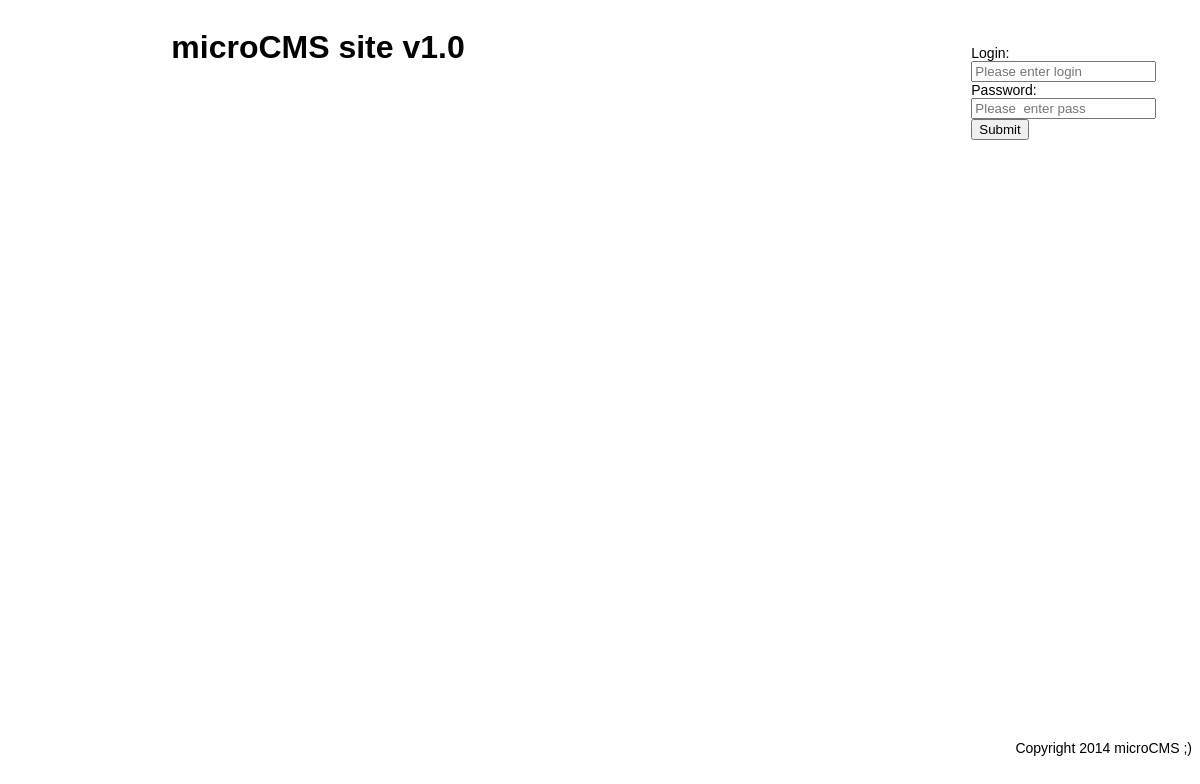
Before: / with the older database file.
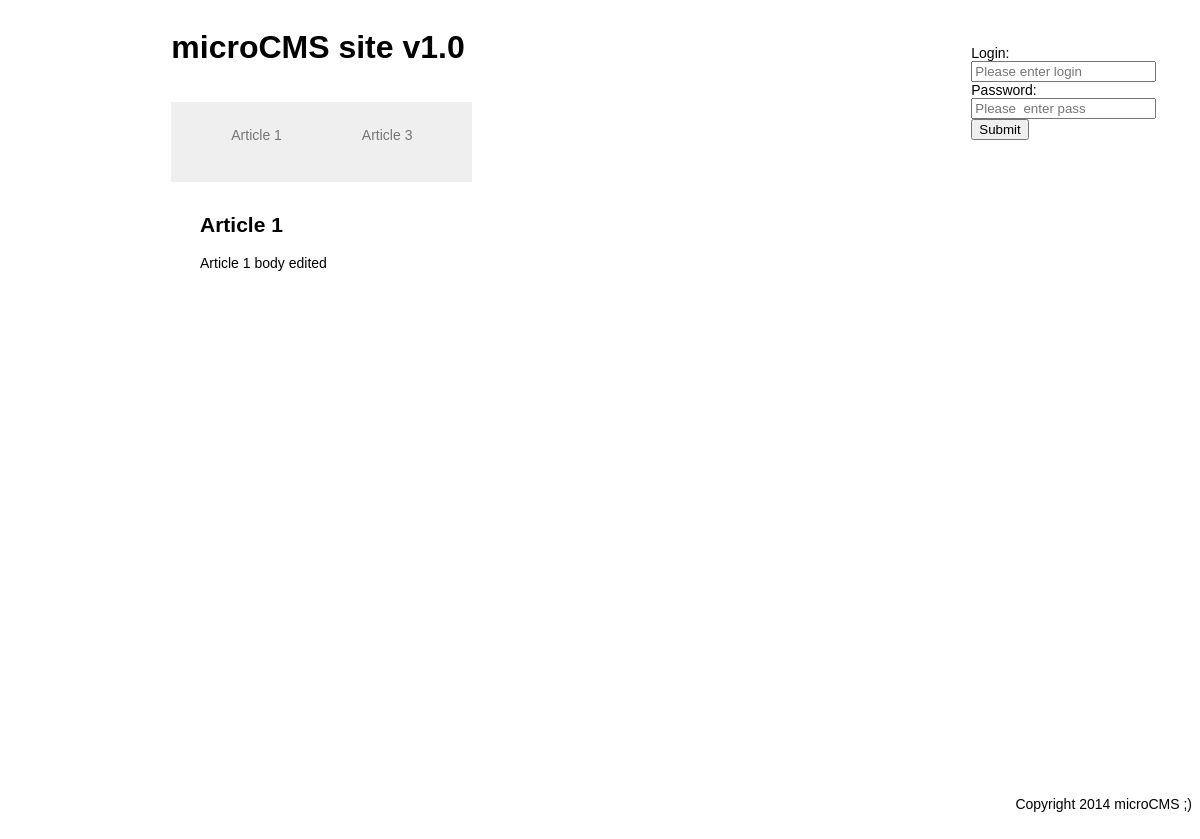
After: the same page with the newer database file.
### tables this page shows
CREATE TABLE `article` (
  `id` int(11) NOT NULL AUTO_INCREMENT,
  `title` varchar(100) NOT NULL,
  `body` text NOT NULL,
  `parent_id` int(11) DEFAULT NULL,
  `route` varchar(20) NOT NULL,
  `is_protected` tinyint(4) DEFAULT '0',
  PRIMARY KEY (`id`)
);

### lib/microCMS/View.php (called while the page is built, shortened)
<?php
class View {
    public $path = '';
    public $templateName = '';
    public function render($templateName = null){
        $path = $this->path . $this->templateName;
        if($templateName){
            $path = $this->path . $templateName;
        }
        include $path;
        return ob_get_clean();
    }
}

### public/index.php (called while the page is built, shortened)
<?php
require_once 'microCMS/Autoloader.php';
try{
    $app = new microCMS\App(APP_PATH , '/cfg/config.ini');
} catch (\microCMS\Exception $e) {
} catch(Exception $e){
}
$app->run();

### app/controllers/ArticleController.php (called while the page is built, shortened)
<?php
class ArticleController extends Controller {
    private $app;
    private $articleModel;
    function __construct($app){
        $this->app = $app;
        $this->app->view->templateName = 'article.phtml';
        $this->articleModel = new ArticleModel($this->app->db);
    }
    public function indexAction(){
        $route ='';
        $result = $this->articleModel->getArticlesByUser($this->app->user,$route);
        $tree = $result['tree'];
        $current = $result['curent'];
        if(empty($current)||$current==''){
            $current = $result['tree'][0];
        }
        $this->app->view->menuTree = $tree;
        $this->app->view->menu = $this->app->view->render('menu.phtml');
        $this->app->view->article_id = $current['id'];
        $this->app->view->title = $current['title'];
        $this->app->view->body = $current['body'];
        $this->app->view->return = $_SERVER['REQUEST_URI'];
    }
}

### lib/microCMS/Autoloader.php (called while the page is built, shortened)
<?php
class Autoloader
{
    public static function autoload($file)
    {
        $file = str_replace('\\', '/', $file);
        $path = get_include_path();
        $paths = explode(PATH_SEPARATOR,$path);
        foreach($paths as $path){
            $filepath =  $path .'/'. $file . '.php';
            if (file_exists($filepath))
            {
                return true;
            }
        }
    }
}

### app/models/ArticleModel.php (called while the page is built, shortened)
<?php
class ArticleModel extends  Db{
    private $db;
    private $table_name = 'article';
    public function __construct($db){
        $this->db = $db;
    }
    public function getArticlesByUser($user, $route){
        $curent = '';
        $where = "WHERE is_protected=0";
        $sql = sprintf("SELECT * from %s %s", $this->table_name, $where);
        $res = mysqli_query($this->db->link,$sql);
        $menu = array();
        while($row = mysqli_fetch_assoc($res)){
            $menu[]=$row;
        }
        return array('tree'=>$menu, 'curent'=>$curent);
    }
}

### lib/microCMS/Db.php (called while the page is built, shortened)
<?php
class Db {
    private $settings = array();
    public function __construct(array $settings){
        $this->settings = $settings;
    }
    public function getConnection(){
        $this->link = mysqli_connect(
            $this->settings['db_host'],
            $this->settings['db_user'],
            $this->settings['db_password'],
            $this->settings['db_name']
        );
    }
}

### app/views/menu.phtml (the view)
<?php
    function recurse($menuTree, $parent = 0, $route='/article/')
    {
        $ret = '<ul>';
        foreach($menuTree as $index => $article)
        {
            if($article['parent_id'] == $parent)
            {
                $route2 = $route .$article['route'].'/';
                $ret .= '<li><a href="'.$route2.'">' . $article['title'] . '</p></a>';
                $ret .= recurse($menuTree, $article['id'], $route2);
                $ret .= '</li>';
            }
        }
        return $ret . '</ul>';
    }
?>
<nav>
    <?php echo recurse($this->menuTree,0)?>
</nav>

### app/views/login.phtml
<form action="/user/login" method="post">
    <label>Login:</label><br/>
    <input name="login"  type="text" placeholder="Please enter login"/><br/>
    <label>Password:</label><br/>
    <input name="password" type="password" placeholder="Please  enter pass"/><br/>
    <input name="submit" type="submit" value="Submit">
</form>

### lib/microCMS/App.php (shortened to what this page needs)
<?php
class App{
    public function __construct($path, $iniPath){
        $this->path = $path;
        $this->view = new View();
        $this->view->path = $this->path.'/views/';
        $this->view->layoutName = 'layout.phtml';
        $this->view->templateName = 'index.phtml';
    }
    public function run(){
        if(isset($_SESSION['user'])){
            $this->user = $_SESSION['user'];
            $this->view->userlogin = $this->user->login;
            $this->view->login = $this->view->render('loginscs.phtml');
        } else {
            $this->view->login = $this->view->render('login.phtml');
        }
        $actionName  = 'indexAction';
        $templateName = 'index.phtml';
        try{
            $this->view->templateName = $templateName;
            $controller = new $controllerName ($this);
            $controller->$actionName();
        }catch (Exception $e){
        }
        $this->view->content = $this->view->render();
       echo  $this->view->render($this->view->layoutName);
    }
}

### app/views/layout.phtml (shortened to what this page needs)
<!DOCTYPE html>
<html>
<head>
    <link rel="stylesheet" type="text/css" href="/style/style.css">
</head>
<body>
<div class="main">
    <div class="header">
        <div class="col left_col"></div>
        <div class="menu">
            <h1>microCMS site v1.0</h1>
            <?php echo $this->menu ?>
        </div>
        <div class="login">
            <?php echo $this->login ?>
        </div>
    </div>
    <div class="wrap">
        <div class="col left_col">
        </div>
        <div class="col content">
            <?php echo $this->content ?>
        </div>
        <div class="col right_col">
        </div>
    </div>
    <div class="footer">
        Copyright 2014 microCMS ;)
    </div>
</div>
</body>
</html>

### app/views/article.phtml
<h2 class="article_title"><?php echo $this->title ?></h2>
<div class="article_body">
    <?php echo $this->body ?>
</div>

### public/style/style.css (style rules this page uses)
body { font-family: Calibri, Arial, Helvetica, sans-serif; font-size: 14px; }
h1 { font-size: 32px; }
.main { display: table; width: 100%; }
.col { display: table-cell; width: 20%; }
.right_col { display: table-cell; vertical-align:middle; }
.content { min-width:800px; }
.left_col { display: table-cell; vertical-align:middle; }
.header { width: 100%; height: 100px; display: table; }
.menu { display: table-cell; min-width: 800px; }
.login { display: table-cell; width: 20%; }
.footer { height: 100px; text-align: right; vertical-align: middle; }
nav { text-align: left; }
nav ul { background: #efefef; padding: 0 20px; list-style: none; position: relative; display: inline-table; }
nav ul:after { content: ""; clear: both; display: block; }
nav ul li { float: left; }
nav ul li a { display: block; padding: 25px 40px; color: #757575; text-decoration: none; }
.wrap { min-height: 600px; }

Changed rows visible on the page:
added article: title "Article 1", body "Article 1 body edited"
added article: title "Article 3"
